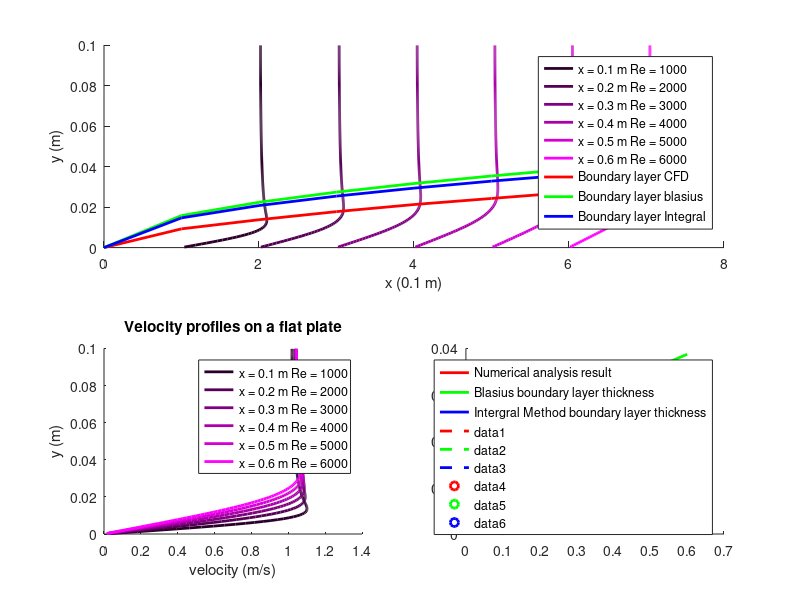

The MATLAB script that drew this image:
clear;clc;

data=[0.00025	0.0367319	0.025141	0.0199614	0.016776	0.0145629	0.0164311	5.95E-05	2.05E-05	1.15E-05	7.65E-06	5.54E-06	1.83E-05
0.00075	0.109933	0.0753092	0.0598327	0.050311	0.0436922	0.0385898	0.000262001	9.02E-05	5.07E-05	3.37E-05	2.44E-05	5.16E-05
0.00125	0.182552	0.125237	0.0995951	0.0838087	0.0728263	0.0644015	0.000653966	0.000225288	0.000126669	8.44E-05	6.11E-05	0.000102415
0.00175	0.254439	0.174888	0.139233	0.11726	0.101959	0.0902659	0.00124988	0.000431241	0.000242553	0.000161645	0.000117192	0.000166031
0.00225	0.32538	0.224212	0.178724	0.150652	0.131082	0.116168	0.00203591	0.000704203	0.000396308	0.000264306	0.000191704	0.000240385
0.00275	0.395093	0.273143	0.218037	0.183968	0.160184	0.142095	0.00300127	0.001042	0.000586915	0.000391756	0.000284291	0.000325353
0.00325	0.463245	0.321597	0.257136	0.217187	0.189251	0.168032	0.00413442	0.00144293	0.000813709	0.000543671	0.000394769	0.000421332
0.00375	0.529458	0.369478	0.295977	0.250283	0.218267	0.193967	0.00542002	0.00190476	0.00107586	0.000719642	0.00052291	0.000528693
0.00425	0.593323	0.416679	0.33451	0.28323	0.247214	0.219885	0.00683872	0.00242466	0.00137231	0.00091916	0.000668427	0.000647736
0.00475	0.65442	0.463079	0.37268	0.315994	0.276071	0.245769	0.00836744	0.00299926	0.00170188	0.00114164	0.000830998	0.000778677
0.00525	0.712331	0.508552	0.410428	0.34854	0.304815	0.271603	0.00997979	0.00362463	0.00206316	0.00138643	0.00101026	0.000921644
0.00575	0.766663	0.552961	0.447686	0.380831	0.333421	0.297368	0.0116467	0.00429622	0.00245458	0.00165278	0.00120581	0.00107666
0.00625	0.817067	0.596169	0.484388	0.412826	0.361863	0.323045	0.0133373	0.0050089	0.00287436	0.00193984	0.00141719	0.00124365
0.00675	0.863259	0.638036	0.52046	0.444482	0.390111	0.348611	0.0150201	0.00575698	0.00332051	0.00224668	0.0016439	0.00142248
0.00725	0.90503	0.678423	0.55583	0.475753	0.418136	0.374047	0.0166641	0.00653427	0.00379082	0.00257227	0.00188537	0.00161291
0.00775	0.942264	0.717198	0.590422	0.506592	0.445906	0.399328	0.0182404	0.0073341	0.00428292	0.00291546	0.00214098	0.00181464
0.00825	0.974936	0.754236	0.62416	0.536952	0.473388	0.42443	0.0197232	0.00814949	0.0047942	0.00327502	0.00241007	0.00202733
0.00875	1.00312	0.789423	0.65697	0.566784	0.500549	0.44933	0.0210909	0.00897318	0.00532191	0.00364962	0.0026919	0.00225057
0.00925	1.02698	0.822661	0.688781	0.596038	0.527353	0.474	0.0223267	0.00979784	0.00586313	0.00403782	0.00298568	0.00248391
0.00975	1.04676	0.853867	0.719522	0.624666	0.553767	0.498416	0.0234195	0.0106161	0.00641481	0.0044381	0.00329056	0.00272685
0.01025	1.06276	0.882977	0.749128	0.652619	0.579753	0.52255	0.0243636	0.0114209	0.00697382	0.00484887	0.00360565	0.00297884
0.01075	1.07536	0.909948	0.77754	0.679851	0.605278	0.546376	0.0251585	0.0122053	0.00753692	0.00526845	0.00392998	0.00323933
0.01125	1.08492	0.93476	0.804704	0.706315	0.630307	0.569867	0.0258083	0.012963	0.00810088	0.00569511	0.00426256	0.00350769
0.01175	1.09186	0.957413	0.830572	0.73197	0.654804	0.592996	0.0263213	0.0136883	0.00866247	0.00612707	0.00460233	0.00378327
0.01225	1.09657	0.97793	0.855107	0.756774	0.678737	0.615736	0.0267085	0.0143759	0.00921851	0.00656251	0.00494822	0.00406539
0.01275	1.09944	0.996356	0.878278	0.780691	0.702072	0.638061	0.0269831	0.0150218	0.0097659	0.00699961	0.00529909	0.00435334
0.01325	1.10081	1.01275	0.900064	0.803687	0.72478	0.659944	0.0271594	0.0156223	0.0103017	0.00743651	0.00565381	0.0046464
0.01375	1.101	1.02721	0.920452	0.825732	0.746831	0.681362	0.027252	0.0161751	0.0108231	0.0078714	0.00601121	0.00494379
0.01425	1.1003	1.03981	0.939441	0.846803	0.768199	0.702289	0.0272752	0.0166784	0.0113276	0.00830249	0.00637011	0.00524473
0.01475	1.09893	1.05067	0.957037	0.866878	0.788858	0.722703	0.0272421	0.0171316	0.0118127	0.00872804	0.00672933	0.00554843
0.01525	1.09709	1.05992	0.973257	0.885943	0.808785	0.742582	0.0271649	0.0175347	0.0122766	0.00914636	0.00708769	0.00585409
0.01575	1.09495	1.06768	0.988126	0.903987	0.827962	0.761905	0.0270538	0.0178885	0.0127173	0.00955586	0.00744403	0.00616087
0.01625	1.09262	1.07408	1.00168	0.921005	0.846371	0.780653	0.0269179	0.0181946	0.0131335	0.00995503	0.00779722	0.00646798
0.01675	1.09021	1.07925	1.01395	0.936999	0.863999	0.798809	0.0267645	0.0184552	0.013524	0.0103425	0.00814613	0.00677458
0.01725	1.08778	1.08332	1.025	0.951973	0.880836	0.816358	0.0265994	0.0186729	0.013888	0.010717	0.00848971	0.00707988
0.01775	1.08538	1.08644	1.03488	0.965938	0.896873	0.833285	0.0264272	0.0188505	0.014225	0.0110774	0.00882694	0.00738307
0.01825	1.08305	1.0887	1.04364	0.97891	0.912107	0.849579	0.0262513	0.0189914	0.0145347	0.0114228	0.00915685	0.00768338
0.01875	1.0808	1.09025	1.05135	0.990908	0.926537	0.865232	0.0260743	0.0190989	0.0148173	0.0117522	0.00947855	0.00798005
0.01925	1.07865	1.09117	1.05808	1.00196	0.940166	0.880235	0.0258979	0.0191765	0.0150732	0.012065	0.0097912	0.00827235
0.01975	1.07661	1.09157	1.06389	1.01209	0.952999	0.894585	0.0257232	0.0192276	0.0153029	0.0123607	0.010094	0.0085596
0.02025	1.07467	1.09154	1.06886	1.02133	0.965046	0.908277	0.0255511	0.0192555	0.0155073	0.0126389	0.0103864	0.00884112
0.02075	1.07283	1.09116	1.07304	1.02972	0.976318	0.921312	0.0253817	0.0192633	0.0156875	0.0128994	0.0106677	0.00911631
0.02125	1.07109	1.09051	1.07653	1.03729	0.98683	0.933691	0.0252153	0.019254	0.0158446	0.0131421	0.0109375	0.00938459
0.02175	1.06944	1.08963	1.07937	1.04409	0.996599	0.945419	0.0250519	0.0192303	0.0159799	0.0133672	0.0111953	0.00964542
0.02225	1.06787	1.08859	1.08164	1.05016	1.00565	0.956502	0.0248914	0.0191948	0.0160948	0.0135747	0.0114408	0.00989834
0.02275	1.06639	1.08742	1.0834	1.05553	1.01399	0.966946	0.0247336	0.0191495	0.0161908	0.013765	0.0116737	0.0101429
0.02325	1.06497	1.08617	1.0847	1.06026	1.02166	0.976764	0.0245783	0.0190964	0.0162694	0.0139385	0.011894	0.0103788
0.02375	1.06362	1.08487	1.08561	1.06439	1.02868	0.985968	0.0244253	0.0190373	0.0163321	0.0140959	0.0121015	0.0106057
0.02425	1.06233	1.08354	1.08617	1.06796	1.03508	0.99457	0.0242744	0.0189734	0.0163803	0.0142376	0.0122962	0.0108233
0.02475	1.0611	1.0822	1.08644	1.07101	1.04089	1.00259	0.0241254	0.0189062	0.0164157	0.0143643	0.0124783	0.0110314
0.02525	1.05993	1.08086	1.08645	1.0736	1.04613	1.01003	0.0239782	0.0188364	0.0164395	0.0144769	0.012648	0.0112299
0.02575	1.0588	1.07955	1.08625	1.07574	1.05083	1.01693	0.0238325	0.0187651	0.0164531	0.0145762	0.0128053	0.0114187
0.02625	1.05771	1.07826	1.08587	1.0775	1.05503	1.02329	0.0236882	0.0186928	0.0164578	0.0146628	0.0129507	0.0115977
0.02675	1.05667	1.077	1.08534	1.07891	1.05876	1.02915	0.0235453	0.0186201	0.0164547	0.0147377	0.0130845	0.011767
0.02725	1.05567	1.07578	1.0847	1.08	1.06205	1.03451	0.0234035	0.0185473	0.016445	0.0148017	0.0132071	0.0119266
0.02775	1.05471	1.0746	1.08396	1.08081	1.06492	1.03941	0.0232629	0.0184748	0.0164296	0.0148556	0.0133188	0.0120767
0.02825	1.05378	1.07346	1.08315	1.08137	1.06741	1.04386	0.0231232	0.0184028	0.0164094	0.0149004	0.0134203	0.0122173
0.02875	1.05288	1.07236	1.08229	1.0817	1.06955	1.04789	0.0229844	0.0183315	0.0163852	0.0149368	0.0135119	0.0123487
0.02925	1.05201	1.0713	1.08139	1.08185	1.07137	1.05152	0.0228465	0.0182609	0.0163578	0.0149656	0.0135943	0.012471
0.02975	1.05117	1.07028	1.08046	1.08182	1.07288	1.05477	0.0227094	0.0181912	0.0163278	0.0149875	0.0136678	0.0125847
0.03025	1.05036	1.0693	1.07952	1.08166	1.07413	1.05767	0.0225729	0.0181223	0.0162957	0.0150033	0.0137331	0.0126899
0.03075	1.04957	1.06835	1.07858	1.08137	1.07513	1.06023	0.0224372	0.0180543	0.016262	0.0150137	0.0137907	0.0127869
0.03125	1.04881	1.06744	1.07764	1.08099	1.07591	1.06249	0.0223021	0.0179871	0.0162271	0.0150193	0.0138411	0.0128761
0.03175	1.04807	1.06657	1.0767	1.08051	1.07649	1.06446	0.0221676	0.0179207	0.0161914	0.0150207	0.013885	0.0129578
0.03225	1.04736	1.06572	1.07578	1.07997	1.07689	1.06616	0.0220336	0.0178551	0.016155	0.0150184	0.0139227	0.0130324
0.03275	1.04666	1.06491	1.07488	1.07937	1.07714	1.06762	0.0219001	0.0177903	0.0161184	0.015013	0.0139548	0.0131002
0.03325	1.04599	1.06412	1.074	1.07872	1.07724	1.06885	0.0217672	0.0177262	0.0160816	0.0150049	0.0139818	0.0131617
0.03375	1.04533	1.06336	1.07314	1.07804	1.07723	1.06987	0.0216347	0.0176627	0.0160448	0.0149945	0.0140043	0.0132171
0.03425	1.04469	1.06263	1.0723	1.07734	1.0771	1.0707	0.0215026	0.0175999	0.0160082	0.0149822	0.0140225	0.0132669
0.03475	1.04407	1.06192	1.07148	1.07662	1.07688	1.07136	0.021371	0.0175377	0.0159718	0.0149684	0.0140369	0.0133115
0.03525	1.04347	1.06123	1.07069	1.07589	1.07659	1.07187	0.0212398	0.017476	0.0159357	0.0149532	0.014048	0.0133511
0.03575	1.04288	1.06056	1.06992	1.07516	1.07622	1.07223	0.0211089	0.0174148	0.0159	0.014937	0.0140561	0.0133862
0.03625	1.04231	1.05991	1.06917	1.07442	1.0758	1.07246	0.0209784	0.0173541	0.0158647	0.0149201	0.0140616	0.0134171
0.03675	1.04176	1.05929	1.06845	1.07369	1.07534	1.07259	0.0208483	0.0172939	0.0158298	0.0149025	0.0140648	0.0134442
0.03725	1.04121	1.05868	1.06774	1.07296	1.07483	1.07261	0.0207185	0.0172341	0.0157954	0.0148845	0.014066	0.0134677
0.03775	1.04068	1.05809	1.06706	1.07225	1.07429	1.07255	0.020589	0.0171747	0.0157613	0.0148662	0.0140654	0.013488
0.03825	1.04017	1.05751	1.06641	1.07154	1.07373	1.07241	0.0204598	0.0171156	0.0157278	0.0148477	0.0140633	0.0135054
0.03875	1.03966	1.05695	1.06577	1.07085	1.07315	1.0722	0.0203309	0.0170569	0.0156946	0.0148291	0.0140599	0.0135201
0.03925	1.03917	1.05641	1.06515	1.07018	1.07256	1.07193	0.0202023	0.0169986	0.0156618	0.0148106	0.0140555	0.0135325
0.03975	1.03869	1.05588	1.06455	1.06951	1.07196	1.07161	0.020074	0.0169405	0.0156295	0.0147921	0.0140502	0.0135427
0.04025	1.03822	1.05537	1.06396	1.06887	1.07135	1.07124	0.019946	0.0168828	0.0155976	0.0147738	0.0140442	0.013551
0.04075	1.03777	1.05487	1.0634	1.06823	1.07075	1.07085	0.0198182	0.0168253	0.015566	0.0147556	0.0140375	0.0135576
0.04125	1.03732	1.05438	1.06284	1.06762	1.07014	1.07042	0.0196907	0.016768	0.0155348	0.0147377	0.0140305	0.0135627
0.04175	1.03688	1.0539	1.06231	1.06702	1.06954	1.06997	0.0195635	0.016711	0.015504	0.01472	0.014023	0.0135665
0.04225	1.03646	1.05344	1.06179	1.06644	1.06894	1.0695	0.0194365	0.0166543	0.0154735	0.0147025	0.0140153	0.0135692
0.04275	1.03604	1.05298	1.06128	1.06587	1.06835	1.06901	0.0193098	0.0165977	0.0154433	0.0146853	0.0140074	0.0135708
0.04325	1.03563	1.05254	1.06079	1.06532	1.06777	1.06851	0.0191833	0.0165414	0.0154134	0.0146684	0.0139994	0.0135716
0.04375	1.03524	1.05211	1.06031	1.06478	1.0672	1.068	0.019057	0.0164853	0.0153838	0.0146518	0.0139914	0.0135717
0.04425	1.03485	1.05169	1.05985	1.06426	1.06664	1.06749	0.018931	0.0164294	0.0153544	0.0146354	0.0139834	0.0135712
0.04475	1.03447	1.05128	1.05939	1.06375	1.0661	1.06698	0.0188051	0.0163736	0.0153253	0.0146193	0.0139754	0.0135701
0.04525	1.0341	1.05087	1.05895	1.06325	1.06556	1.06646	0.0186796	0.016318	0.0152965	0.0146035	0.0139675	0.0135686
0.04575	1.03373	1.05048	1.05851	1.06277	1.06503	1.06595	0.0185542	0.0162626	0.0152679	0.0145879	0.0139598	0.0135668
0.04625	1.03337	1.0501	1.05809	1.0623	1.06452	1.06544	0.0184291	0.0162074	0.0152395	0.0145726	0.0139521	0.0135648
0.04675	1.03302	1.04972	1.05768	1.06184	1.06402	1.06494	0.0183041	0.0161523	0.0152113	0.0145576	0.0139446	0.0135625
0.04725	1.03268	1.04935	1.05728	1.06139	1.06353	1.06444	0.0181795	0.0160973	0.0151833	0.0145428	0.0139373	0.0135601
0.04775	1.03235	1.04899	1.05688	1.06096	1.06305	1.06395	0.018055	0.0160425	0.0151555	0.0145282	0.0139302	0.0135576
0.04825	1.03202	1.04864	1.0565	1.06053	1.06258	1.06346	0.0179307	0.0159878	0.015128	0.0145138	0.0139232	0.013555
0.04875	1.0317	1.0483	1.05613	1.06012	1.06213	1.06298	0.0178067	0.0159332	0.0151006	0.0144997	0.0139164	0.0135523
0.04925	1.03139	1.04796	1.05576	1.05971	1.06168	1.06252	0.0176828	0.0158787	0.0150733	0.0144858	0.0139098	0.0135497
0.04975	1.03108	1.04763	1.0554	1.05932	1.06125	1.06206	0.0175592	0.0158244	0.0150463	0.0144721	0.0139034	0.0135471
0.05025	1.03078	1.04731	1.05505	1.05894	1.06082	1.06161	0.0174358	0.0157702	0.0150194	0.0144585	0.0138972	0.0135446
0.05075	1.03048	1.04699	1.05471	1.05856	1.06041	1.06116	0.0173126	0.0157161	0.0149926	0.0144452	0.0138912	0.0135421
0.05125	1.03019	1.04668	1.05438	1.05819	1.06001	1.06073	0.0171896	0.0156621	0.014966	0.014432	0.0138854	0.0135397
0.05175	1.02991	1.04638	1.05405	1.05783	1.05961	1.06031	0.0170668	0.0156082	0.0149395	0.0144191	0.0138797	0.0135374
0.05225	1.02963	1.04608	1.05373	1.05748	1.05923	1.0599	0.0169442	0.0155544	0.0149132	0.0144062	0.0138742	0.0135352
0.05275	1.02936	1.04579	1.05342	1.05714	1.05886	1.05949	0.0168218	0.0155007	0.014887	0.0143936	0.0138689	0.0135331
0.05325	1.02909	1.0455	1.05311	1.05681	1.05849	1.0591	0.0166997	0.0154471	0.0148609	0.014381	0.0138638	0.0135311
0.05375	1.02883	1.04522	1.05281	1.05648	1.05813	1.05871	0.0165777	0.0153936	0.0148349	0.0143687	0.0138588	0.0135292
0.05425	1.02858	1.04495	1.05251	1.05616	1.05778	1.05833	0.0164559	0.0153401	0.0148091	0.0143564	0.0138539	0.0135275
0.05475	1.02833	1.04468	1.05222	1.05585	1.05744	1.05796	0.0163344	0.0152868	0.0147834	0.0143444	0.0138492	0.0135258
0.05525	1.02808	1.04442	1.05194	1.05554	1.0571	1.0576	0.016213	0.0152335	0.0147578	0.0143324	0.0138447	0.0135243
0.05575	1.02784	1.04416	1.05166	1.05524	1.05678	1.05725	0.0160919	0.0151804	0.0147323	0.0143206	0.0138403	0.0135229
0.05625	1.02761	1.04391	1.05139	1.05494	1.05646	1.0569	0.0159709	0.0151272	0.0147069	0.0143089	0.013836	0.0135216
0.05675	1.02738	1.04366	1.05113	1.05466	1.05615	1.05657	0.0158502	0.0150742	0.0146816	0.0142973	0.0138319	0.0135205
0.05725	1.02715	1.04341	1.05087	1.05437	1.05584	1.05624	0.0157297	0.0150212	0.0146564	0.0142858	0.0138279	0.0135194
0.05775	1.02693	1.04318	1.05061	1.0541	1.05554	1.05591	0.0156094	0.0149684	0.0146313	0.0142745	0.013824	0.0135184
0.05825	1.02671	1.04294	1.05036	1.05383	1.05525	1.0556	0.0154892	0.0149155	0.0146063	0.0142632	0.0138203	0.0135176
0.05875	1.0265	1.04271	1.05011	1.05356	1.05496	1.05529	0.0153693	0.0148628	0.0145814	0.0142521	0.0138166	0.0135169
0.05925	1.02629	1.04249	1.04987	1.0533	1.05468	1.05499	0.0152496	0.0148101	0.0145566	0.014241	0.0138131	0.0135162
0.05975	1.02609	1.04227	1.04964	1.05305	1.0544	1.05469	0.0151301	0.0147575	0.0145318	0.0142301	0.0138096	0.0135157
0.06025	1.02589	1.04205	1.04941	1.0528	1.05414	1.0544	0.0150108	0.014705	0.0145072	0.0142192	0.0138063	0.0135152
0.06075	1.02569	1.04184	1.04918	1.05255	1.05387	1.05412	0.0148916	0.0146525	0.0144826	0.0142085	0.0138031	0.0135149
0.06125	1.0255	1.04163	1.04896	1.05231	1.05361	1.05385	0.0147727	0.0146001	0.0144581	0.0141978	0.0137999	0.0135146
0.06175	1.02531	1.04143	1.04874	1.05208	1.05336	1.05358	0.014654	0.0145477	0.0144337	0.0141872	0.0137969	0.0135144
0.06225	1.02513	1.04123	1.04852	1.05185	1.05311	1.05331	0.0145355	0.0144954	0.0144094	0.0141767	0.0137939	0.0135143
0.06275	1.02495	1.04103	1.04831	1.05162	1.05287	1.05305	0.0144172	0.0144432	0.0143851	0.0141663	0.0137911	0.0135143
0.06325	1.02477	1.04084	1.04811	1.0514	1.05263	1.0528	0.0142991	0.0143911	0.0143609	0.014156	0.0137883	0.0135143
0.06375	1.0246	1.04065	1.04791	1.05118	1.0524	1.05255	0.0141812	0.014339	0.0143368	0.0141458	0.0137856	0.0135145
0.06425	1.02443	1.04046	1.04771	1.05097	1.05217	1.0523	0.0140635	0.0142869	0.0143128	0.0141356	0.013783	0.0135147
0.06475	1.02427	1.04028	1.04751	1.05076	1.05194	1.05207	0.0139459	0.0142349	0.0142889	0.0141255	0.0137805	0.0135149
0.06525	1.02411	1.0401	1.04732	1.05056	1.05172	1.05183	0.0138286	0.014183	0.014265	0.0141155	0.013778	0.0135153
0.06575	1.02395	1.03993	1.04713	1.05036	1.05151	1.0516	0.0137115	0.0141311	0.0142411	0.0141056	0.0137756	0.0135156
0.06625	1.02379	1.03976	1.04695	1.05016	1.0513	1.05138	0.0135946	0.0140793	0.0142174	0.0140957	0.0137733	0.0135161
0.06675	1.02364	1.03959	1.04677	1.04997	1.05109	1.05116	0.0134779	0.0140276	0.0141937	0.0140859	0.0137711	0.0135166
0.06725	1.02349	1.03943	1.04659	1.04978	1.05089	1.05094	0.0133613	0.0139759	0.0141701	0.0140761	0.0137689	0.0135172
0.06775	1.02335	1.03926	1.04642	1.04959	1.05069	1.05073	0.013245	0.0139242	0.0141465	0.0140665	0.0137668	0.0135178
0.06825	1.02321	1.03911	1.04625	1.04941	1.05049	1.05052	0.0131289	0.0138727	0.014123	0.0140569	0.0137648	0.0135185
0.06875	1.02307	1.03895	1.04609	1.04923	1.0503	1.05032	0.0130129	0.0138211	0.0140995	0.0140474	0.0137628	0.0135192
0.06925	1.02293	1.0388	1.04592	1.04905	1.05011	1.05012	0.0128972	0.0137697	0.0140761	0.0140379	0.0137609	0.01352
0.06975	1.0228	1.03865	1.04576	1.04888	1.04993	1.04992	0.0127816	0.0137182	0.0140528	0.0140285	0.013759	0.0135208
0.07025	1.02267	1.03851	1.04561	1.04871	1.04974	1.04973	0.0126663	0.0136669	0.0140295	0.0140191	0.0137572	0.0135217
0.07075	1.02255	1.03836	1.04545	1.04855	1.04957	1.04955	0.0125511	0.0136156	0.0140063	0.0140098	0.0137555	0.0135226
0.07125	1.02243	1.03823	1.0453	1.04838	1.04939	1.04936	0.0124361	0.0135643	0.0139832	0.0140006	0.0137538	0.0135236
0.07175	1.02231	1.03809	1.04515	1.04823	1.04922	1.04918	0.0123213	0.0135131	0.0139601	0.0139914	0.0137522	0.0135246
0.07225	1.02219	1.03796	1.04501	1.04807	1.04905	1.049	0.0122067	0.013462	0.0139371	0.0139823	0.0137506	0.0135256
0.07275	1.02207	1.03782	1.04487	1.04792	1.04889	1.04883	0.0120923	0.0134109	0.0139141	0.0139732	0.0137491	0.0135267
0.07325	1.02196	1.0377	1.04473	1.04777	1.04873	1.04866	0.0119781	0.0133598	0.0138912	0.0139642	0.0137477	0.0135278
0.07375	1.02185	1.03757	1.04459	1.04762	1.04857	1.04849	0.0118641	0.0133088	0.0138684	0.0139553	0.0137463	0.013529
0.07425	1.02175	1.03745	1.04446	1.04748	1.04842	1.04833	0.0117502	0.0132579	0.0138455	0.0139464	0.0137449	0.0135302
0.07475	1.02165	1.03733	1.04433	1.04733	1.04826	1.04817	0.0116365	0.013207	0.0138228	0.0139376	0.0137436	0.0135314
0.07525	1.02155	1.03721	1.0442	1.0472	1.04812	1.04801	0.0115231	0.0131562	0.0138001	0.0139288	0.0137424	0.0135327
0.07575	1.02145	1.0371	1.04408	1.04706	1.04797	1.04786	0.0114098	0.0131055	0.0137775	0.0139201	0.0137412	0.013534
0.07625	1.02135	1.03699	1.04395	1.04693	1.04783	1.04771	0.0112966	0.0130548	0.0137549	0.0139114	0.01374	0.0135353
0.07675	1.02126	1.03688	1.04383	1.0468	1.04769	1.04756	0.0111837	0.0130041	0.0137323	0.0139028	0.0137389	0.0135367
0.07725	1.02117	1.03677	1.04372	1.04667	1.04755	1.04741	0.0110709	0.0129536	0.0137098	0.0138942	0.0137379	0.0135381
0.07775	1.02109	1.03667	1.0436	1.04655	1.04742	1.04727	0.0109584	0.012903	0.0136874	0.0138857	0.0137369	0.0135395
0.07825	1.021	1.03657	1.04349	1.04642	1.04728	1.04713	0.010846	0.0128526	0.013665	0.0138772	0.0137359	0.013541
0.07875	1.02092	1.03647	1.04338	1.04631	1.04716	1.047	0.0107337	0.0128022	0.0136426	0.0138688	0.013735	0.0135425
0.07925	1.02084	1.03637	1.04327	1.04619	1.04703	1.04686	0.0106217	0.0127518	0.0136204	0.0138604	0.0137341	0.013544
0.07975	1.02077	1.03628	1.04317	1.04607	1.04691	1.04673	0.0105098	0.0127015	0.0135981	0.0138521	0.0137333	0.0135455
0.08025	1.02069	1.03619	1.04307	1.04596	1.04679	1.04661	0.0103981	0.0126513	0.0135759	0.0138437	0.0137325	0.0135471
0.08075	1.02062	1.0361	1.04297	1.04585	1.04667	1.04648	0.0102865	0.0126011	0.0135538	0.0138355	0.0137317	0.0135487
0.08125	1.02055	1.03601	1.04287	1.04575	1.04655	1.04636	0.0101752	0.012551	0.0135318	0.0138273	0.013731	0.0135503
0.08175	1.02049	1.03593	1.04278	1.04564	1.04644	1.04624	0.010064	0.0125009	0.0135097	0.0138192	0.0137303	0.0135519
0.08225	1.02042	1.03585	1.04268	1.04554	1.04633	1.04612	0.00995296	0.0124509	0.0134878	0.0138111	0.0137297	0.0135535
0.08275	1.02036	1.03577	1.04259	1.04544	1.04622	1.04601	0.00984209	0.012401	0.0134658	0.0138031	0.0137291	0.0135552
0.08325	1.0203	1.03569	1.04251	1.04535	1.04611	1.04589	0.00973139	0.0123511	0.013444	0.013795	0.0137286	0.0135569
0.08375	1.02025	1.03562	1.04242	1.04525	1.04601	1.04578	0.00962086	0.0123013	0.0134222	0.0137871	0.0137281	0.0135586
0.08425	1.02019	1.03555	1.04234	1.04516	1.04591	1.04568	0.00951048	0.0122515	0.0134004	0.0137791	0.0137276	0.0135604
0.08475	1.02014	1.03548	1.04226	1.04507	1.04581	1.04557	0.00940027	0.0122018	0.0133787	0.0137713	0.0137272	0.0135621
0.08525	1.02009	1.03541	1.04218	1.04498	1.04572	1.04547	0.00929022	0.0121522	0.013357	0.0137634	0.0137268	0.0135639
0.08575	1.02005	1.03535	1.0421	1.0449	1.04562	1.04537	0.00918032	0.0121027	0.0133354	0.0137557	0.0137265	0.0135657
0.08625	1.02001	1.03529	1.04203	1.04481	1.04553	1.04527	0.00907058	0.0120532	0.0133138	0.0137479	0.0137261	0.0135675
0.08675	1.01997	1.03523	1.04196	1.04473	1.04544	1.04518	0.008961	0.0120037	0.0132923	0.0137402	0.0137259	0.0135693
0.08725	1.01993	1.03517	1.04189	1.04465	1.04536	1.04509	0.00885157	0.0119544	0.0132708	0.0137325	0.0137256	0.0135711
0.08775	1.01989	1.03511	1.04182	1.04458	1.04527	1.045	0.00874229	0.0119051	0.0132494	0.013725	0.0137255	0.013573
0.08825	1.01986	1.03506	1.04176	1.0445	1.04519	1.04491	0.00863317	0.0118559	0.013228	0.0137174	0.0137253	0.0135748
0.08875	1.01983	1.03501	1.04169	1.04443	1.04511	1.04483	0.0085242	0.0118067	0.0132067	0.0137099	0.0137252	0.0135767
0.08925	1.0198	1.03496	1.04163	1.04436	1.04503	1.04474	0.00841537	0.0117576	0.0131854	0.0137023	0.013725	0.0135785
0.08975	1.01977	1.03491	1.04157	1.04429	1.04496	1.04466	0.0083067	0.0117086	0.0131642	0.0136949	0.013725	0.0135804
0.09025	1.01975	1.03487	1.04152	1.04423	1.04489	1.04459	0.00819818	0.0116597	0.0131431	0.0136875	0.0137249	0.0135823
0.09075	1.01973	1.03483	1.04146	1.04416	1.04482	1.04451	0.00808982	0.0116109	0.013122	0.0136802	0.0137249	0.0135842
0.09125	1.01971	1.03479	1.04141	1.0441	1.04475	1.04444	0.0079816	0.0115621	0.0131009	0.0136728	0.013725	0.0135861
0.09175	1.01969	1.03475	1.04136	1.04404	1.04468	1.04437	0.00787353	0.0115134	0.0130799	0.0136655	0.013725	0.013588
0.09225	1.01967	1.03471	1.04131	1.04399	1.04462	1.04431	0.00776562	0.0114648	0.0130589	0.0136582	0.0137251	0.0135898
0.09275	1.01966	1.03467	1.04127	1.04393	1.04456	1.04424	0.00765787	0.0114162	0.013038	0.013651	0.0137252	0.0135917
0.09325	1.01965	1.03464	1.04122	1.04388	1.04451	1.04418	0.00755027	0.0113677	0.0130171	0.0136438	0.0137253	0.0135936
0.09375	1.01964	1.03461	1.04118	1.04383	1.04445	1.04413	0.00744284	0.0113193	0.0129962	0.0136366	0.0137255	0.0135955
0.09425	1.01963	1.03458	1.04114	1.04379	1.0444	1.04407	0.00733556	0.011271	0.0129754	0.0136295	0.0137257	0.0135973
0.09475	1.01963	1.03455	1.0411	1.04375	1.04435	1.04402	0.00722846	0.0112227	0.0129547	0.0136224	0.0137259	0.0135991
0.09525	1.01962	1.03453	1.04107	1.04371	1.04431	1.04397	0.00712152	0.0111745	0.0129339	0.0136153	0.0137261	0.0136009
0.09575	1.01962	1.0345	1.04103	1.04367	1.04427	1.04393	0.00701475	0.0111264	0.0129132	0.0136082	0.0137263	0.0136027
0.09625	1.01962	1.03448	1.041	1.04363	1.04423	1.04389	0.00690813	0.0110783	0.0128925	0.0136011	0.0137266	0.0136045
0.09675	1.01962	1.03446	1.04098	1.0436	1.04419	1.04386	0.00680166	0.0110302	0.0128719	0.0135941	0.0137269	0.0136062
0.09725	1.01962	1.03444	1.04095	1.04358	1.04416	1.04383	0.0066954	0.0109823	0.0128512	0.0135871	0.0137271	0.0136079
0.09775	1.01961	1.03442	1.04093	1.04355	1.04414	1.0438	0.00658961	0.0109345	0.0128307	0.0135801	0.0137274	0.0136095
0.09825	1.01961	1.03441	1.04091	1.04353	1.04412	1.04378	0.00648374	0.0108866	0.0128101	0.0135732	0.0137277	0.013611
0.09875	1.01961	1.0344	1.0409	1.04352	1.0441	1.04376	0.00637408	0.0108371	0.0127888	0.0135659	0.013728	0.0136125
0.09925	1.01961	1.03439	1.04089	1.04351	1.04409	1.04375	0.00626153	0.0107861	0.012767	0.0135585	0.0137283	0.0136139
0.09975	1.01961	1.03439	1.04089	1.0435	1.04408	1.04375	0.00617914	0.0107488	0.0127509	0.013553	0.0137285	0.0136149
];

N=size(data,2)/2-0.5;
NN=size(data,1);
Re=0:1:6;
Re=Re*1/0.0001*1*0.1;
y=data(:,1);
vel_x=data(:,2:2+N-1);
vel_y=data(:,2+N:2+2*N-1);

vel_x = (vel_x.^2 + vel_y.^2).^0.5;
%%% Vector component
clear data;



colorspec = cell(N,1);
for index = 1:1:N

colorspec(index) = {[index/N 0 index/N]};

end

subplot(2,2,1:2);
hold

for i = 1:1:N
   plot(vel_x(:,i)+i,y,'Color',colorspec{i},'LineWidth',2); 
    
end

xlabel('x (0.1 m)')
ylabel('y (m)')

axes('FontSize',20)
title('Velocity profiles on a flat plate')
%legend('x = 0.1 m Re = 1000','x = 0.2 m Re = 2000','x = 0.3 m Re = 3000','x = 0.4 m Re = 4000','x = 0.5 m Re = 5000','x = 0.6 m Re = 6000')


subplot(2,2,3);
hold;

for i = 1:1:N
   plot(vel_x(:,i),y,'Color',colorspec{i},'LineWidth',2); 
    
end


xlabel('velocity (m/s)')
ylabel('y (m)')

title('Velocity profiles on a flat plate')

legend('x = 0.1 m Re = 1000','x = 0.2 m Re = 2000','x = 0.3 m Re = 3000','x = 0.4 m Re = 4000','x = 0.5 m Re = 5000','x = 0.6 m Re = 6000')


axes('FontSize',20)
subplot(2,2,4);
hold;

del_x=zeros(N,1);
u_inf = zeros(N,1);
for i=1:1:N
    
    e=0;j=0;
    
    while(e==0)
    j=j+1;
 %   if (vel_x(j,i) >= max(vel_x(:,i)))
%  if (vel_x(j,i) >= 0.99*max(vel_x(:,i)))
 if (vel_x(j,i) >= 0.99*vel_x(NN,i))
    e=e+1;            
    end    
    end
      
% j=j+5;
 %corrections
      u_inf(i) = vel_x(NN,i);
      del_x(i) = y(j);
    
    
end

x=0:0.1:0.1*N;
blasius = x*5.*Re.^-0.5;
blasius(1) = 0;
integral = x*4.64.*Re.^-0.5;
integral(1) = 0;

plot(x,[0; del_x],'r','LineWidth',2);
plot(x,blasius,'g','LineWidth',2);
plot(x,integral,'b','LineWidth',2);
legend('Numerical analysis result','Blasius boundary layer thickness','Intergral Method boundary layer thickness')

subplot(2,2,1:2)

plot(x*10,[0; del_x],'r','LineWidth',2);
plot(x*10,blasius,'g','LineWidth',2);
plot(x*10,integral,'b','LineWidth',2);
legend('x = 0.1 m Re = 1000','x = 0.2 m Re = 2000','x = 0.3 m Re = 3000','x = 0.4 m Re = 4000','x = 0.5 m Re = 5000','x = 0.6 m Re = 6000','Boundary layer CFD','Boundary layer blasius','Boundary layer Integral')

axes('FontSize',20)
%%%%%%%%%%%displacement thickness

for i=1:1:N
   
    dis_del_x_temp=0;
    dis_del_x_bla_temp=0;
    dis_del_x_int_temp=0;
    dy=y(2)-y(1);
for j=1:1:NN
    

    if (vel_x(j,i) <= 0.99*u_inf(i))

%    dis_del_x_temp = dis_del_x_temp + (1-vel_x(j,i)/max(vel_x(:,i)))*dy;
    dis_del_x_temp = dis_del_x_temp + (1-vel_x(j,i)/u_inf(i))*dy;    
    end
    
    if (y(j) <= blasius(i+1))
    dis_del_x_bla_temp = dis_del_x_bla_temp + (1-vel_x(j,i)/u_inf(i))*dy;    
    end
    
    
    if (y(j) <= integral(i+1))
    dis_del_x_int_temp = dis_del_x_int_temp + (1-vel_x(j,i)/u_inf(i))*dy;    
    end
    
end



   dis_del_x(i) = dis_del_x_temp;
   dis_del_x_bla(i) = dis_del_x_bla_temp;
   dis_del_x_int(i) = dis_del_x_int_temp;
end


 clear dis_del_x_temp dis_del_x_bla_temp;

 %%%%%%%%%%%% mtm thickness
 
for i=1:1:N
   
    mtm_del_x_temp=0;
    mtm_del_x_bla_temp=0;
    mtm_del_x_int_temp=0;
    dy=y(2)-y(1);
for j=1:1:NN
    

    if (vel_x(j,i) <= 0.99*u_inf(i))

%    dis_del_x_temp = dis_del_x_temp + (1-vel_x(j,i)/max(vel_x(:,i)))*dy;
    mtm_del_x_temp = mtm_del_x_temp + vel_x(j,i)/u_inf(i)*(1-vel_x(j,i)/u_inf(i))*dy;    
    end
    
    if (y(j) <= blasius(i+1))
    mtm_del_x_bla_temp = mtm_del_x_bla_temp + vel_x(j,i)/u_inf(i)*(1-vel_x(j,i)/u_inf(i))*dy;       
    end
    
    
    if (y(j) <= integral(i+1))
    mtm_del_x_int_temp = mtm_del_x_int_temp + vel_x(j,i)/u_inf(i)*(1-vel_x(j,i)/u_inf(i))*dy;    
    end
    
end



   mtm_del_x(i) = mtm_del_x_temp;
   mtm_del_x_bla(i) = mtm_del_x_bla_temp;
   mtm_del_x_int(i) = mtm_del_x_int_temp;
end


 
 
 
 
 subplot(2,2,4)
 
 plot(x(2:N+1),dis_del_x ,'r--','LineWidth',2)
 plot(x(2:N+1),dis_del_x_bla ,'g--','LineWidth',2)
  plot(x(2:N+1),dis_del_x_int ,'b--','LineWidth',2)
  

 plot(x(2:N+1),mtm_del_x ,'ro','LineWidth',2)
 plot(x(2:N+1),mtm_del_x_bla ,'go','LineWidth',2)
  plot(x(2:N+1),mtm_del_x_int ,'bo','LineWidth',2)  